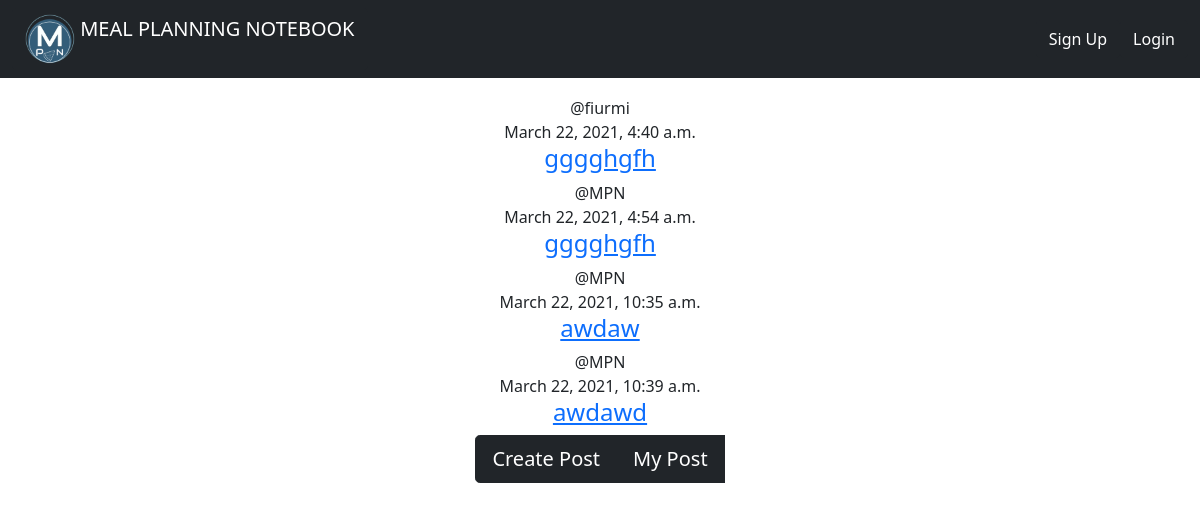
/reviewpost/, run on an earlier commit of the app's database.
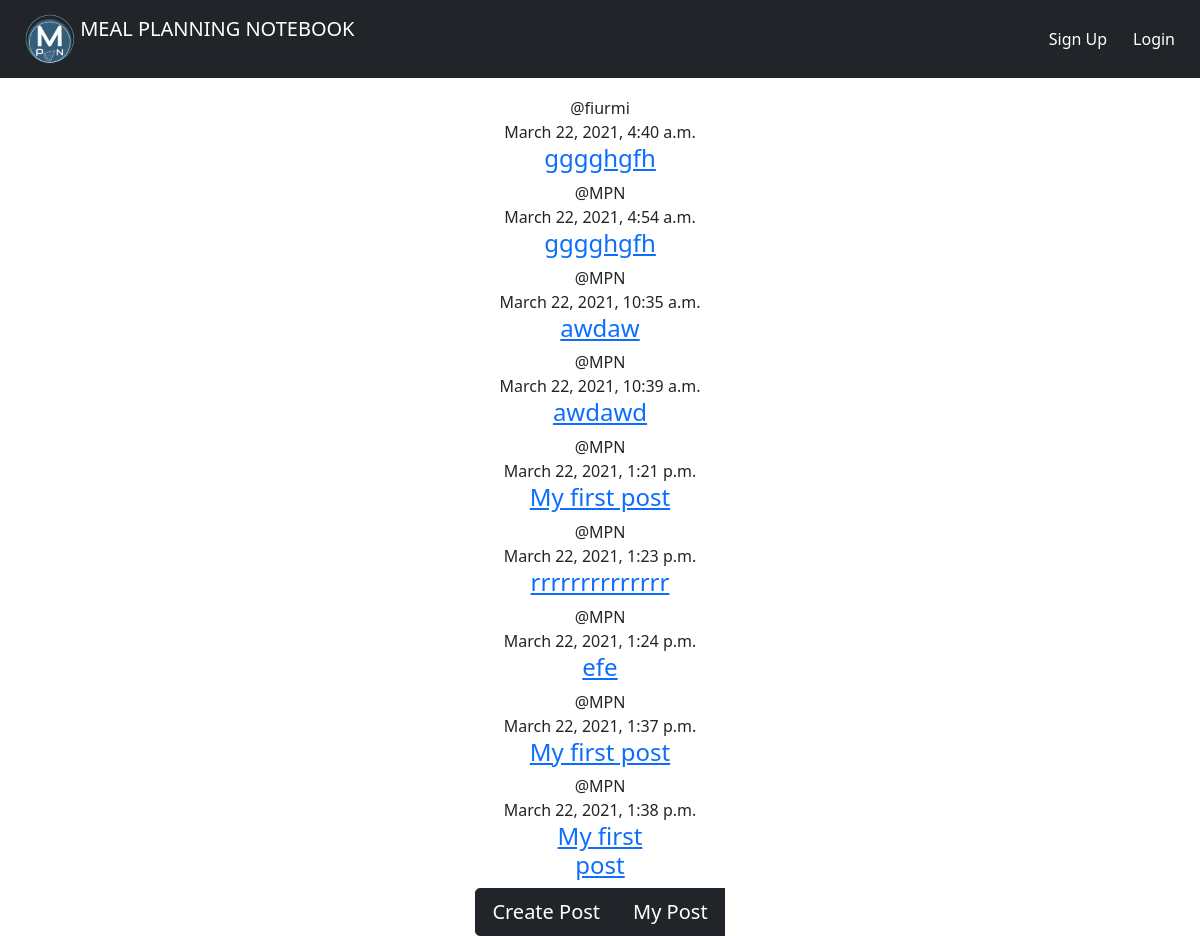
And on a later commit of the database.
### reviewpost/models.py (models this page shows, shortened)
class Reviewpost(models.Model):
    sno=models.AutoField(primary_key=True)
    content_name = models.CharField(max_length=150, null=True)
    content = models.TextField()
    photos = models.ImageField(default="p1.png",upload_to="images/%y",null=True, blank=True)
    date_created = models.DateTimeField(default=now)
    user = models.ForeignKey(User,on_delete=models.CASCADE)

### reviewpost/views.py (the view)
# urls.py: path('', views.review_post, name='review_post'),
def review_post(request):
    form = Reviewpost.objects.all()
    return render(request,'reviewpost/reviewpost.html',  {'form':form})

### reviewpost/templates/reviewpost/reviewpost.html
{% extends 'reviewpost/base.html' %}
{% block content %}
{% for i in form %}
<div class="jumbotron text-center">
@{{ i.user }}<br>{{ i.date_created }}
<a href="{% url 'dreviewpost' i.sno %}"><br><h4>{{ i.content_name|safe|truncatechars:50 }}</h4></a>
</div>
{% endfor %}
<div class="jumbotron text-center">
    <div class="btn-group btn-group-lg ">
    <a href="{% url 'creviewpost' %}" class="btn btn-dark"> Create Post</a>
    <br>
    <br>
    <a href="{% url 'mypost' %}" class="btn btn-dark" > My Post</a>
<br>
<br>
</div>
{% endblock %}

### reviewpost/templates/reviewpost/base.html (shortened to what this page needs)
{% load static %}
<!DOCTYPE html>
<html lang="en">
<head>
    <link href="https://cdn.jsdelivr.net/npm/bootstrap@5.0.0-beta2/dist/css/bootstrap.min.css" rel="stylesheet">
</head>
<body>
<nav class="navbar navbar-expand-md fixed-top bg-dark navbar-dark">
        <div class="container-fluid">
        <div class="navbar-header">
            <a href="{% url 'home' %}" class="navbar-brand btn btn-dark">
            <img src="{% static 'images/icon.png' %}" width="50" height="50" class="d-inline-block align-top">
            <span>MEAL PLANNING NOTEBOOK</span>
            </a>
        </div>
        {% if user.is_authenticated %}
        <ul class="navbar-nav">
            <li class="nav-item"><button type="button"  class="btn btn-dark"> Hello!--{{ user.username }}-- </button></li>
            <li class="nav-item">
                <form method="POST" action="{% url 'logoutuser' %}">
                    {% csrf_token %}
                <button type="submit"  class="btn btn-dark">Log-Out</button>
            </li>
        </ul>
        {% else %}
        <ul class="navbar-nav">
            <li class="nav-item">
                <a class="btn btn-dark" href="{% url 'signupuser' %}">Sign Up </a>
            </li>
            <li class="nav-item">
                <a class="btn btn-dark" href="{% url 'loginuser' %}">Login</a>
            </li>
        </ul>
        {% endif %}
    </div>
    </nav>
    <div class="container-fluid">
        <br>
        <br>
        <br>
        <br>
    {% block content %}{% endblock %}
</div>
</body>
</html>

What changed in the data, as far as the page shows it:
added Reviewpost: user "MPN", date_created "March 22, 2021, 1:21 p.m.", content_name "My first post"
added Reviewpost: user "MPN", date_created "March 22, 2021, 1:23 p.m.", content_name "rrrrrrrrrrrrrr"
added Reviewpost: user "MPN", date_created "March 22, 2021, 1:24 p.m.", content_name "efe"
added Reviewpost: user "MPN", date_created "March 22, 2021, 1:37 p.m.", content_name "My first post"
added Reviewpost: user "MPN", date_created "March 22, 2021, 1:38 p.m.", content_name "My first post"
